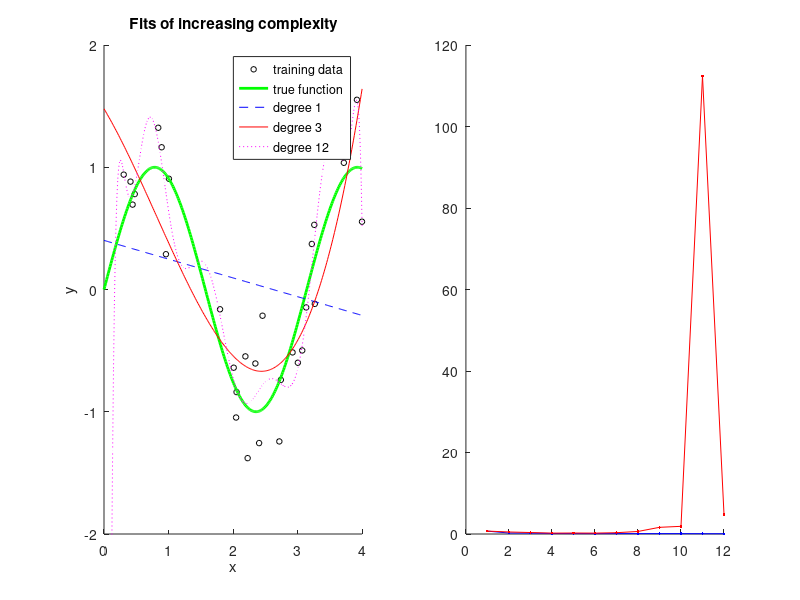

Write MATLAB code to recreate this figure. (Note: this script raises an error after producing the figure.)
%% Chapter 38 Lab — Machine Learning Principles and Algorithms (MATLAB)
%[text] This lab makes the core principles of machine learning concrete with small
%[text] simulations: the U-shaped test error curve and the bias–variance tradeoff,
%[text] ridge vs. lasso regularization paths, cross-validation done wrong vs. right
%[text] (feature-selection leakage), and ROC curves for evaluating classifiers.
%[text]
%[text] Requirements: MATLAB with the Statistics and Machine Learning Toolbox.
%[text] The final ROC section uses CANlab Core tools (`create_figure`, `roc_plot`);
%[text] add CanlabCore to your path, or substitute `figure` and `perfcurve`.
%[text] Everything runs on simulated data in well under a minute.

%% 1. Overfitting and the U-shaped test error curve
%[text] We simulate y = sin(2x) + noise, fit polynomials of increasing degree on a
%[text] small training set, and evaluate on an independent test set. Training error
%[text] only falls as complexity grows; test error falls, bottoms out, then rises.

rng(2026);
f_true = @(x) sin(2*x);
sigma = 0.4;                                  % noise SD

n_train = 30; n_test = 400;
x_train = 4 * rand(n_train, 1);
y_train = f_true(x_train) + sigma * randn(n_train, 1);
x_test  = 4 * rand(n_test, 1);
y_test  = f_true(x_test) + sigma * randn(n_test, 1);

degrees = 1:12;
[train_mse, test_mse] = deal(zeros(size(degrees)));
fits = cell(1, numel(degrees));

for d = degrees
    p = polyfit(x_train, y_train, d);          % fit uses training data ONLY
    train_mse(d) = mean((y_train - polyval(p, x_train)).^2);
    test_mse(d)  = mean((y_test  - polyval(p, x_test)).^2);
    fits{d} = p;
end

xx = linspace(0, 4, 300)';
figure('Color', 'w');
subplot(1, 2, 1); hold on;
plot(x_train, y_train, 'ko', 'MarkerSize', 4);
plot(xx, f_true(xx), 'g-', 'LineWidth', 2);
plot(xx, polyval(fits{1}, xx), 'b--');
plot(xx, polyval(fits{3}, xx), 'r-');
plot(xx, polyval(fits{12}, xx), 'm:');
ylim([-2 2]); xlabel('x'); ylabel('y');
legend({'training data' 'true function' 'degree 1' 'degree 3' 'degree 12'});
title('Fits of increasing complexity');

subplot(1, 2, 2); hold on;
plot(degrees, train_mse, 'b.-');
plot(degrees, test_mse, 'r.-');
yline(sigma^2, ':', 'irreducible noise \sigma^2');
xlabel('Polynomial degree (complexity)'); ylabel('MSE');
legend({'Training error' 'Test error'});
title('Test error is U-shaped');

[~, best] = min(test_mse);
fprintf('Best test-set degree: %d\n', best);

%[text] Degree 1 underfits (high bias); degree 12 overfits (high variance). No
%[text] model beats the irreducible noise floor sigma^2 on test data.

%% 2. The bias–variance tradeoff, visualized
%[text] Bias and variance describe behavior across repeated samples. We redraw the
%[text] training set 50 times, refit each model, and overlay the fitted curves:
%[text] a simple model is consistently wrong (high bias, low variance); a complex
%[text] model is wildly different every time (low bias, high variance).

n_sims = 50;
xx = linspace(0.1, 3.9, 200)';
show_degrees = [1 3 12];

figure('Color', 'w');
for i = 1:numel(show_degrees)
    d = show_degrees(i);
    curves = zeros(n_sims, numel(xx));
    for s = 1:n_sims
        xs = 4 * rand(n_train, 1);
        ys = f_true(xs) + sigma * randn(n_train, 1);
        curves(s, :) = polyval(polyfit(xs, ys, d), xx)';
    end
    subplot(1, 3, i); hold on;
    plot(xx, curves', '-', 'Color', [.27 .51 .71 .15]);
    plot(xx, f_true(xx), 'g-', 'LineWidth', 2);
    plot(xx, mean(curves)', 'r--', 'LineWidth', 2);
    bias2 = mean((mean(curves)' - f_true(xx)).^2);
    varc  = mean(var(curves));
    ylim([-2 2]); xlabel('x');
    title(sprintf('degree %d: bias^2=%.3f, var=%.3f', d, bias2, varc));
end
%[text] Expected test error ≈ bias^2 + variance + sigma^2 — exactly why the test
%[text] error curve in Section 1 is U-shaped.

%% 3. Regularization: ridge and lasso coefficient paths
%[text] We simulate 40 correlated features, only 5 of which truly predict y, and
%[text] trace every coefficient as the regularization strength lambda varies.
%[text] Ridge (L2 penalty, sum of squared weights) shrinks all coefficients
%[text] smoothly but never to exactly zero; lasso (L1 penalty, sum of absolute
%[text] weights) drives unimportant coefficients exactly to zero (sparsity).

n = 80; p = 40; p_true = 5;
latent = randn(n, 1);                          % shared factor -> correlated features
X = 0.6 * latent + randn(n, p);
X = zscore(X);
w_true = zeros(p, 1); w_true(1:p_true) = [3 -2.5 2 -1.5 1]';
y = X * w_true + randn(n, 1);

lambdas = logspace(-2, 3, 60);

% Ridge path (ridge() returns standardized-scale coefficients when flag = 0 is
% omitted; use flag = 1 for coefficients on the standardized X we built)
ridge_coefs = ridge(y, X, lambdas, 1);         % p x numel(lambdas)

% Lasso path
[lasso_coefs, FitInfo] = lasso(X, y, 'Lambda', lambdas / n);

figure('Color', 'w');
subplot(1, 2, 1); hold on;
for j = 1:p
    if w_true(j) ~= 0, c = [.86 .08 .24]; else, c = [.83 .83 .83]; end
    plot(log10(lambdas), ridge_coefs(j, :), '-', 'Color', c);
end
yline(0, 'k-');
xlabel('log10(\lambda)'); ylabel('coefficient');
title('Ridge (L2): smooth shrinkage, nothing exactly 0');

subplot(1, 2, 2); hold on;
for j = 1:p
    if w_true(j) ~= 0, c = [.86 .08 .24]; else, c = [.83 .83 .83]; end
    plot(log10(FitInfo.Lambda * n), lasso_coefs(j, :), '-', 'Color', c);
end
yline(0, 'k-');
xlabel('log10(\lambda)');
title('Lasso (L1): sparse — coefficients hit exactly 0');

fprintf('Lasso: number of nonzero coefficients along the path:\n');
disp(unique(sum(abs(lasso_coefs) > 1e-8))');

%[text] Red paths = the 5 true features; gray = noise. With correlated features,
%[text] lasso picks one arbitrary representative per correlated set — on brain
%[text] voxels this yields scattered 'speckles', motivating elastic net
%[text] (lasso(..., 'Alpha', 0.5)), structured penalties, and LASSO-PCR.

%% 4. Cross-validation done WRONG vs. right
%[text] Cross-validation is only valid when every data-dependent choice — feature
%[text] selection included — happens inside the training folds. Here the features
%[text] are PURE NOISE (true accuracy = 50%). Selecting the most outcome-correlated
%[text] features on ALL the data before CV leaks test information and produces
%[text] far-above-chance 'accuracy'; re-selecting inside each fold is honest.

n = 50; p = 2000; k_feats = 20; n_datasets = 20;
[acc_wrong, acc_right] = deal(zeros(n_datasets, 1));

for s = 1:n_datasets
    X = randn(n, p);                           % pure noise features
    y = [ones(n/2, 1); -ones(n/2, 1)];

    % --- WRONG: select features using ALL data, then cross-validate
    r = corr(X, y);
    [~, sel_all] = maxk(abs(r), k_feats);
    cv = cvpartition(n, 'KFold', 10);
    correct = 0;
    for i = 1:cv.NumTestSets
        tr = training(cv, i); te = test(cv, i);
        w = X(tr, sel_all) \ y(tr);            % least-squares linear classifier
        correct = correct + sum(sign(X(te, sel_all) * w) == y(te));
    end
    acc_wrong(s) = correct / n;

    % --- RIGHT: feature selection re-done inside every training fold
    cv = cvpartition(n, 'KFold', 10);
    correct = 0;
    for i = 1:cv.NumTestSets
        tr = training(cv, i); te = test(cv, i);
        r = corr(X(tr, :), y(tr));
        [~, sel] = maxk(abs(r), k_feats);
        w = X(tr, sel) \ y(tr);
        correct = correct + sum(sign(X(te, sel) * w) == y(te));
    end
    acc_right(s) = correct / n;
end

fprintf('WRONG (select on all data, then CV): %.1f%% (range %.0f-%.0f%%)\n', ...
    100 * mean(acc_wrong), 100 * min(acc_wrong), 100 * max(acc_wrong));
fprintf('RIGHT (select inside each fold):     %.1f%% (range %.0f-%.0f%%)\n', ...
    100 * mean(acc_right), 100 * min(acc_right), 100 * max(acc_right));
fprintf('True accuracy of any model here:     50.0%% (pure noise)\n');
fprintf('Average optimism from leakage:       %+.1f%%\n', ...
    100 * mean(acc_wrong - acc_right));

figure('Color', 'w'); hold on;
histogram(acc_wrong, 0.3:0.04:1, 'FaceColor', [.86 .08 .24]);
histogram(acc_right, 0.3:0.04:1, 'FaceColor', [.27 .51 .71]);
xline(0.5, 'k:', 'chance');
xlabel('10-fold CV accuracy'); ylabel('count of simulated datasets');
legend({'WRONG: selection before CV' 'RIGHT: selection inside CV'});
title('Feature-selection leakage on pure-noise data');

%[text] The gap — often 25–40 percentage points on pure noise — is the optimism
%[text] bought by leakage. With real data the same bias silently inflates accuracy
%[text] on top of any true signal. Cross-validation must wrap the ENTIRE pipeline.

%% 5. ROC curves and AUC
%[text] Accuracy at one threshold hides the sensitivity/specificity tradeoff. The
%[text] ROC curve sweeps the decision threshold over a continuous score; the area
%[text] under it (AUC) summarizes separability (0.5 = uninformative, 1 = perfect).
%[text] Adapted from the CANlab simple_ROC_demo
%[text] (github.com/canlab/ComputationalFoundations). Requires CanlabCore for
%[text] create_figure and roc_plot; or use perfcurve from the Statistics Toolbox.

n_per = 200;
labels = [zeros(n_per, 1); ones(n_per, 1)];

scores_good = [randn(n_per, 1); 1.5 + randn(n_per, 1)];   % informative, d' = 1.5
scores_null = [randn(n_per, 1); 0.0 + randn(n_per, 1)];   % uninformative, d' = 0

% Informative model: bowed ROC, AUC well above 0.5
create_figure('ROC_informative');
ROC_good = roc_plot(scores_good, logical(labels), 'color', 'r', 'plothistograms');
title('ROC: informative model (d'' = 1.5)');

% Uninformative model: ROC hugs the diagonal, AUC near 0.5
create_figure('ROC_uninformative');
ROC_null = roc_plot(scores_null, logical(labels), 'color', 'k', 'plothistograms');
title('ROC: uninformative model (d'' = 0)');

fprintf('AUC, informative model:   %.2f\n', ROC_good.AUC);
fprintf('AUC, uninformative model: %.2f\n', ROC_null.AUC);

%[text] The uninformative ROC hugs the diagonal: every gain in sensitivity is paid
%[text] one-for-one in false positives. AUC is threshold-free and base-rate
%[text] insensitive — a standard headline metric for decoding models — though for
%[text] clinical translation the operating point matters as much as the area
%[text] (Chapter 41).

%% Wrap-up
%[text] * Test error is U-shaped in complexity; training error is an ever-improving
%[text]   illusion. Manage the bias–variance tradeoff.
%[text] * Regularization is a continuous complexity dial: ridge shrinks smoothly,
%[text]   lasso sparsifies, elastic net blends the two — trading a little bias for
%[text]   a large variance reduction.
%[text] * Cross-validation is only as honest as its weakest step: choices made with
%[text]   all the data leak and inflate accuracy, even on pure noise.
%[text] * ROC/AUC characterize a classifier across all thresholds.
%[text]
%[text] Chapter 39 builds on this: cross-validation schemes, nested CV for
%[text] hyperparameter tuning, and unbiased performance estimation.
